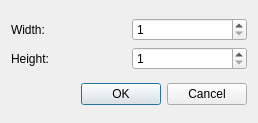
<?xml version="1.0" encoding="UTF-8"?>
<ui version="4.0">
 <class>ResizeDialog</class>
 <widget class="QDialog" name="ResizeDialog">
  <property name="geometry">
   <rect>
    <x>0</x>
    <y>0</y>
    <width>258</width>
    <height>123</height>
   </rect>
  </property>
  <property name="windowTitle">
   <string>Dialog</string>
  </property>
  <layout class="QVBoxLayout" name="verticalLayout_2">
   <item>
    <layout class="QVBoxLayout" name="verticalLayout">
     <item>
      <layout class="QHBoxLayout" name="horizontalLayout_2">
       <item>
        <widget class="QLabel" name="lbWidth">
         <property name="text">
          <string>Width:</string>
         </property>
        </widget>
       </item>
       <item>
        <widget class="QSpinBox" name="sbWidth">
         <property name="minimum">
          <number>1</number>
         </property>
         <property name="maximum">
          <number>9999</number>
         </property>
        </widget>
       </item>
      </layout>
     </item>
     <item>
      <layout class="QHBoxLayout" name="horizontalLayout">
       <item>
        <widget class="QLabel" name="lbHeight">
         <property name="text">
          <string>Height:</string>
         </property>
        </widget>
       </item>
       <item>
        <widget class="QSpinBox" name="sbHeight">
         <property name="minimum">
          <number>1</number>
         </property>
         <property name="maximum">
          <number>9999</number>
         </property>
        </widget>
       </item>
      </layout>
     </item>
    </layout>
   </item>
   <item>
    <widget class="QDialogButtonBox" name="buttonBox">
     <property name="orientation">
      <enum>Qt::Horizontal</enum>
     </property>
     <property name="standardButtons">
      <set>QDialogButtonBox::Cancel|QDialogButtonBox::Ok</set>
     </property>
    </widget>
   </item>
  </layout>
 </widget>
 <resources/>
 <connections>
  <connection>
   <sender>buttonBox</sender>
   <signal>accepted()</signal>
   <receiver>ResizeDialog</receiver>
   <slot>accept()</slot>
   <hints>
    <hint type="sourcelabel">
     <x>248</x>
     <y>254</y>
    </hint>
    <hint type="destinationlabel">
     <x>157</x>
     <y>274</y>
    </hint>
   </hints>
  </connection>
  <connection>
   <sender>buttonBox</sender>
   <signal>rejected()</signal>
   <receiver>ResizeDialog</receiver>
   <slot>reject()</slot>
   <hints>
    <hint type="sourcelabel">
     <x>316</x>
     <y>260</y>
    </hint>
    <hint type="destinationlabel">
     <x>286</x>
     <y>274</y>
    </hint>
   </hints>
  </connection>
 </connections>
</ui>
